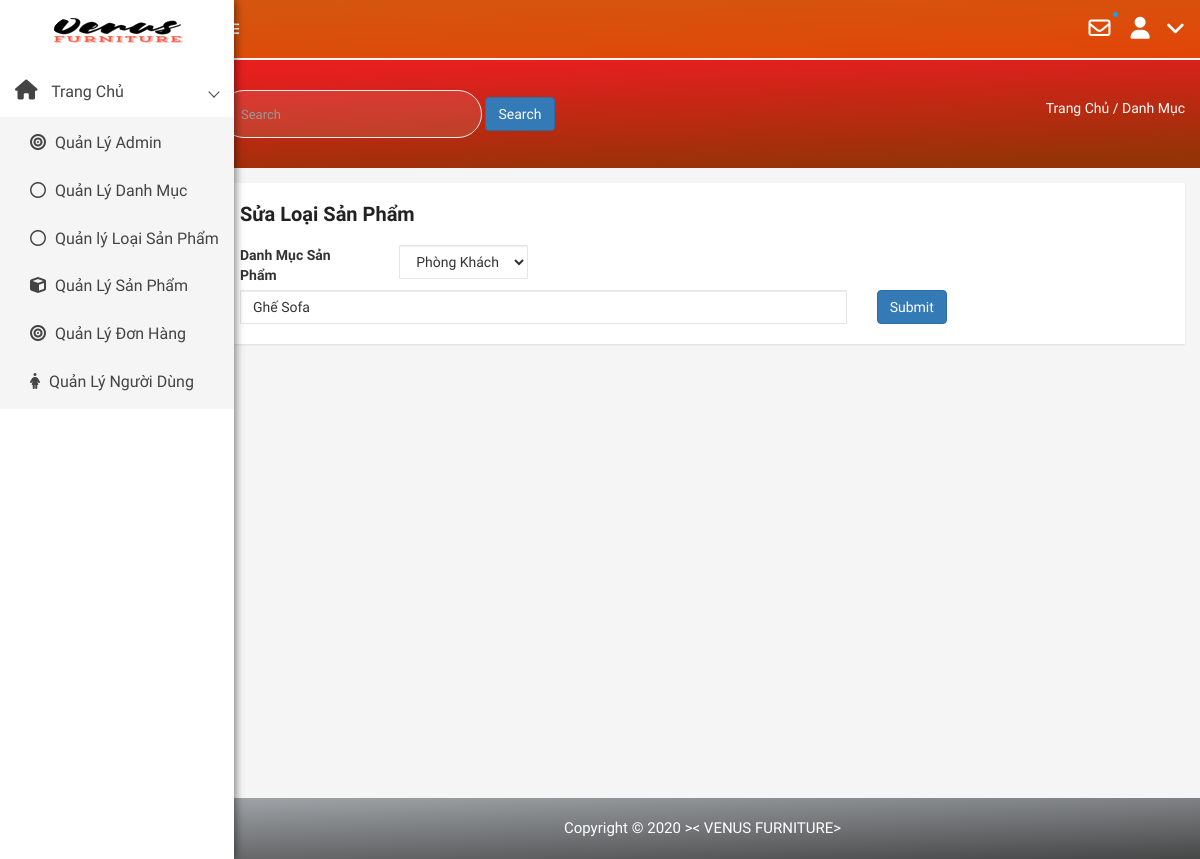
The app's page /admin/modules/type/edit.php, older data.
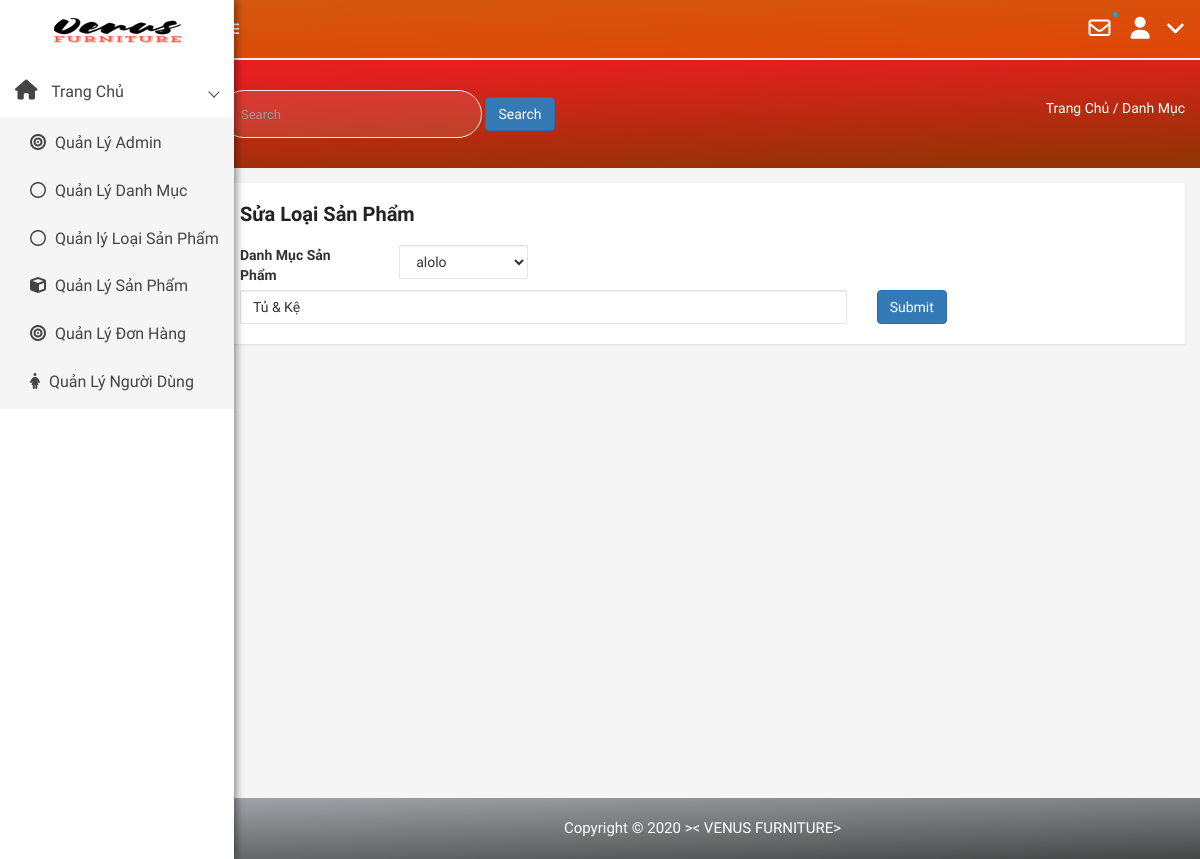
The same page, newer data.
### tables this page shows
CREATE TABLE `type` (
  `id` int(50) NOT NULL,
  `name` varchar(100) NOT NULL,
  `category` int(100) NOT NULL
);

CREATE TABLE `category` (
  `id` int(50) NOT NULL,
  `name` varchar(100) DEFAULT NULL,
  `slug` varchar(100) DEFAULT NULL,
  `images` char(50) DEFAULT NULL,
  `banner` varchar(100) DEFAULT NULL,
  `home` tinyint(100) DEFAULT 0,
  `status` tinyint(4) DEFAULT 0,
  `created_at` timestamp NOT NULL DEFAULT current_timestamp(),
  `updated_at` timestamp NOT NULL DEFAULT current_timestamp() ON UPDATE current_timestamp()
);

### libraries/Database.php (called while the page is built, shortened)
<?php
class DataProvider
{
	public static function ExecuteQuery($sql)
	{
		try{
			$connection = mysqli_connect("localhost","root","", "web_noi_that-1");
			mysqli_query($connection, "set names 'utf8'");
			$result = mysqli_query($connection, $sql);
			return $result;
		}catch(Exception $ex)
		{
			return null;
		}
    }
}
?>

### admin/modules/type/edit.php (the view, shortened to what this page needs)
<?php require_once __DIR__ . "/../../layouts/header.php" ?>
<div class="product-status mg-tb-15">
   <div class="container-fluid">
      <div class="row">
         <div class="col-lg-12 col-md-12 col-sm-12 col-xs-12" style="min-height:600px">
            <div class="product-status-wrap">
               <h4>Sửa Loại Sản Phẩm</h4>
               <?php
                           try {
                               $sql = "SELECT id, name, category  FROM type";
                               $result = DataProvider::ExecuteQuery($sql);
                               $row = mysqli_fetch_array($result);
                           } catch (Exception $ex) {
                               echo "Không thể mở CSDL";
                           }
                           ?>
               <form action="" method="post" enctype="multipart/form-data">
                  <div class="row ">
                     <div class="col-lg-2">
                        <label>Danh Mục Sản Phẩm</label>
                     </div>
                     <div class="col-lg-2 ">
                        <select class="form-control form-control-lg" name="loaisp">
                           <?php
                           $dsLoaiSP = DataProvider::ExecuteQuery("SELECT id, name FROM category");
                           while ($loai = mysqli_fetch_array($dsLoaiSP)) { ?>
                               <option value='<?php echo $loai['id'] ?>' <?php echo $row['category']==$loai['id'] ? "selected ='selected'" : ' ' ?> > <?php echo $loai['name'] ?> </option>;
                         <?php   } ?>
                        </select>
                     </div>
                  </div>
                  <div class="row">
                     <div class="col-lg-8">
                        <input type="text" class="form-control" placeholder="Tên loại" name="tenloai" <?php echo "value='{$row['name']}'"?>>
                     </div>
                     <div class="col-lg-4">
                        <input class="btn btn-primary" type="submit" value="Submit">
                     </div>
                  </div>
               </form>
            </div>
         </div>
      </div>
   </div>
</div>
<?php
require_once __DIR__ . "/../../layouts/footer.php" ?>

Row changes from the older to the newer data that the page shows:
removed type: loaisp "Phòng Khách", tenloai "Ghế Sofa"
now on this page (row unchanged): type: loaisp "alolo", tenloai "Tủ & Kệ"
